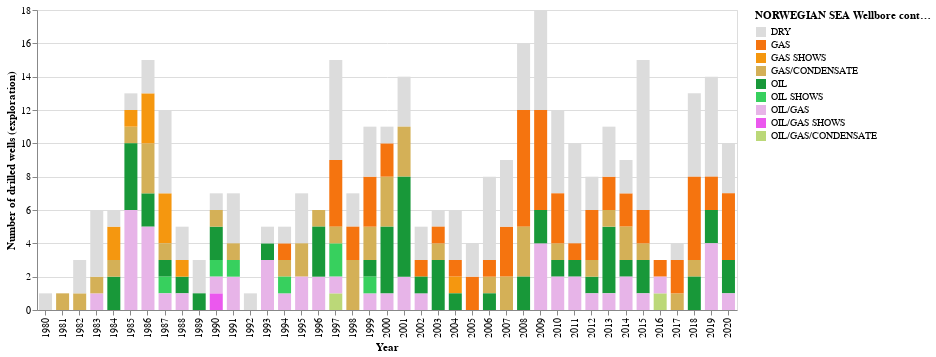

Notebook code for this chart:
### Code cell
chart_region('NORWEGIAN SEA')

### Figure 1 — Vega-Lite specification as saved in the notebook (floating-point values rounded to 4 significant figures; data arrays with more than 128 entries replaced by an {"elided": "..."} marker saying what was removed)
{"$schema": "https://vega.github.io/schema/vega-lite/v3.4.0.json", "config": {"mark": {"tooltip": null}, "view": {"height": 300, "width": 400}}, "data": {"name": "data-e905934f28ad7bf14053f3d95461c3a7"}, "datasets": {"data-e905934f28ad7bf14053f3d95461c3a7": {"elided": "342 records"}}, "encoding": {"color": {"field": "wlbContent", "legend": {"title": "NORWEGIAN SEA Wellbore content"}, "scale": {"domain": ["DRY", "GAS", "GAS SHOWS", "GAS/CONDENSATE", "OIL", "OIL SHOWS", "OIL/GAS", "OIL/GAS SHOWS", "OIL/GAS/CONDENSATE"], "range": ["#DCDCDC", "#F5740F", "#F5970F", "#D4B057", "#189839", "#37D05E", "#E7B4E8", "#EB58EE", "#BBD878"]}, "type": "nominal"}, "x": {"axis": {"title": "Year"}, "field": "wlbEntryYear", "type": "nominal"}, "y": {"aggregate": "count", "axis": {"title": "Number of drilled wells (exploration)"}, "type": "quantitative"}}, "height": 300, "mark": {"size": 13, "type": "bar"}, "width": 700}
